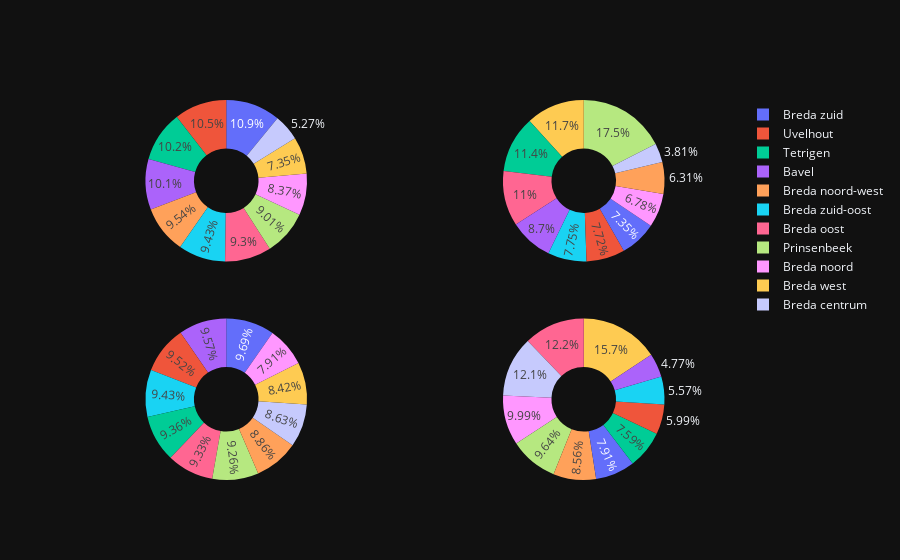

The notebook cell saved with this chart:
### Code cell
fig = make_subplots(rows=2, cols=2, specs=[[{'type':'domain'}, {'type':'domain'}],
                                            [{'type':'domain'}, {'type':'domain'}]])
fig.add_trace(go.Pie(labels=df_sorted['regions'], values=df_sorted['green_score'], name="Green Score"),
              1, 1)
fig.add_trace(go.Pie(labels=df_sorted['regions'], values=df_sorted['income'], name="Income"),
              1, 2)
fig.add_trace(go.Pie(labels=df_sorted['regions'], values=df_sorted['livability_score_x'], name="Livability"),
              2, 1)
fig.add_trace(go.Pie(labels=df_sorted['regions'], values=df_sorted['Registered nuisance (number)'], name="Public Nuisance"),
              2, 2)
fig.update_traces(hole=.4, hoverinfo="label+percent+name")
fig.update_layout(template='plotly_dark') 


fig.show()

### Figure 1 — Plotly figure (JSON) as saved in the notebook; plotly's stock layout.template omitted (floating-point values rounded to 4 significant figures)
{"data": [{"domain": {"x": [0, 0.45], "y": [0.575, 1]}, "hole": 0.4, "hoverinfo": "label+percent+name", "labels": ["Bavel", "Breda centrum", "Breda noord", "Breda noord-west", "Breda oost", "Breda west", "Breda zuid", "Breda zuid-oost", "Prinsenbeek", "Tetrigen", "Uvelhout"], "name": "Green Score", "type": "pie", "values": [29.0, 15.06, 23.92, 27.26, 26.58, 21.01, 31.25, 26.95, 25.74, 29.04, 29.99]}, {"domain": {"x": [0.55, 1], "y": [0.575, 1]}, "hole": 0.4, "hoverinfo": "label+percent+name", "labels": ["Bavel", "Breda centrum", "Breda noord", "Breda noord-west", "Breda oost", "Breda west", "Breda zuid", "Breda zuid-oost", "Prinsenbeek", "Tetrigen", "Uvelhout"], "name": "Income", "type": "pie", "values": [4281.0, 1876.0, 3338.0, 3104.0, 5433.0, 5760.0, 3615.0, 3813.0, 8600, 5585, 3800]}, {"domain": {"x": [0, 0.45], "y": [0, 0.425]}, "hole": 0.4, "hoverinfo": "label+percent+name", "labels": ["Bavel", "Breda centrum", "Breda noord", "Breda noord-west", "Breda oost", "Breda west", "Breda zuid", "Breda zuid-oost", "Prinsenbeek", "Tetrigen", "Uvelhout"], "name": "Livability", "type": "pie", "values": [2.368, 2.136, 1.958, 2.193, 2.309, 2.084, 2.398, 2.333, 2.291, 2.315, 2.356]}, {"domain": {"x": [0.55, 1], "y": [0, 0.425]}, "hole": 0.4, "hoverinfo": "label+percent+name", "labels": ["Bavel", "Breda centrum", "Breda noord", "Breda noord-west", "Breda oost", "Breda west", "Breda zuid", "Breda zuid-oost", "Prinsenbeek", "Tetrigen", "Uvelhout"], "name": "Public Nuisance", "type": "pie", "values": [18.92, 47.89, 39.62, 33.96, 48.4, 62.32, 31.39, 22.1, 38.25, 30.1, 23.77]}], "layout": {}}
